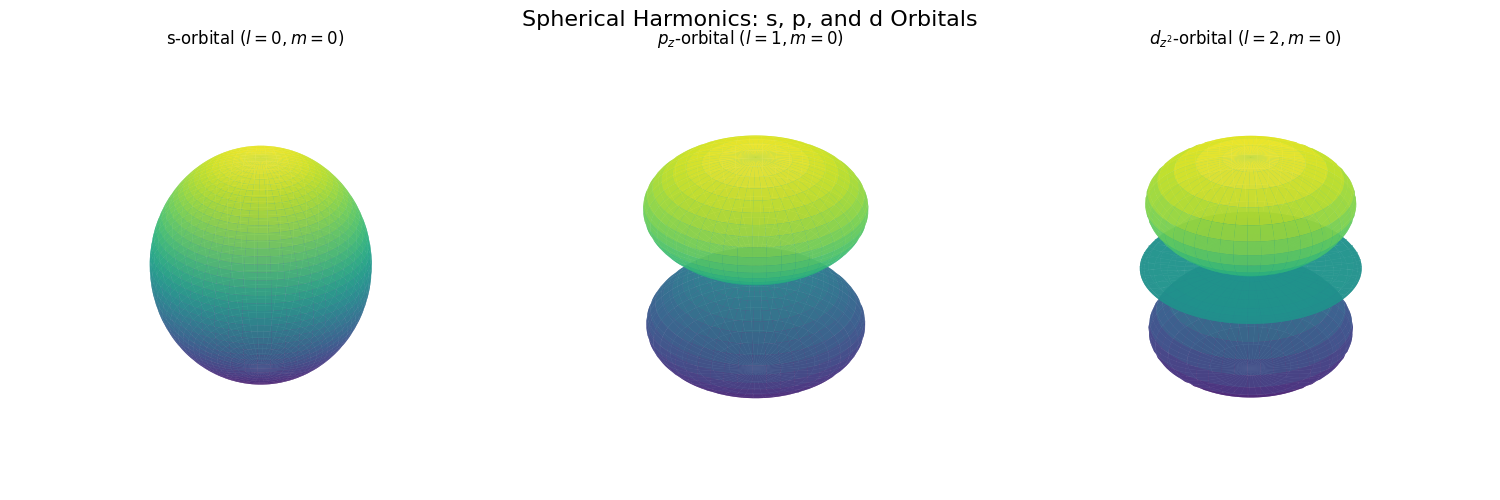

Write the Python code that produced this figure.
# -- Created With AI --

import numpy as np
import matplotlib.pyplot as plt
from scipy.special import sph_harm_y

# Problem 5: Use spherical harmonics to visualize s, p, and d orbitals.
# We will use 3D surface plots showing the probability density

# Create an angular grid
# theta: azimuthal angle
# phi: polar angle
theta = np.linspace(0, 2 * np.pi, 100)
phi = np.linspace(0, np.pi, 100)
theta, phi = np.meshgrid(theta, phi)

def plot_orbital(ax, l, m, title):
    """Calculates and plots the 3D surface of a spherical harmonic."""
    # Calculate the spherical harmonic
    Y = sph_harm_y(l, m, phi, theta)
    
    # Use probability density for the radius to show orbital lobes
    R = np.abs(Y)**2
    
    # Convert spherical to Cartesian coordinates for 3D plotting
    X = R * np.sin(phi) * np.cos(theta)
    Y_cart = R * np.sin(phi) * np.sin(theta)
    Z = R * np.cos(phi)
    
    # Plot the 3D surface
    ax.plot_surface(X, Y_cart, Z, cmap='viridis', edgecolor='none', alpha=0.8)
    
    # Formatting
    ax.set_title(title, pad=10)
    ax.set_box_aspect([1, 1, 1])
    ax.axis('off')

# Create a figure with 3 subplots for s, p, and d orbitals
fig = plt.figure(figsize=(15, 5))

# Plot l=0, m=0
plot_orbital(fig.add_subplot(131, projection='3d'), 0, 0, "s-orbital ($l=0, m=0$)")

# Plot l=1, m=0
plot_orbital(fig.add_subplot(132, projection='3d'), 1, 0, "$p_z$-orbital ($l=1, m=0$)")

# Plot l=2, m=0
plot_orbital(fig.add_subplot(133, projection='3d'), 2, 0, "$d_{z^2}$-orbital ($l=2, m=0$)")

plt.suptitle("Spherical Harmonics: s, p, and d Orbitals", fontsize=16)
plt.tight_layout()
plt.savefig('HW2/hw2_problem5.png')
